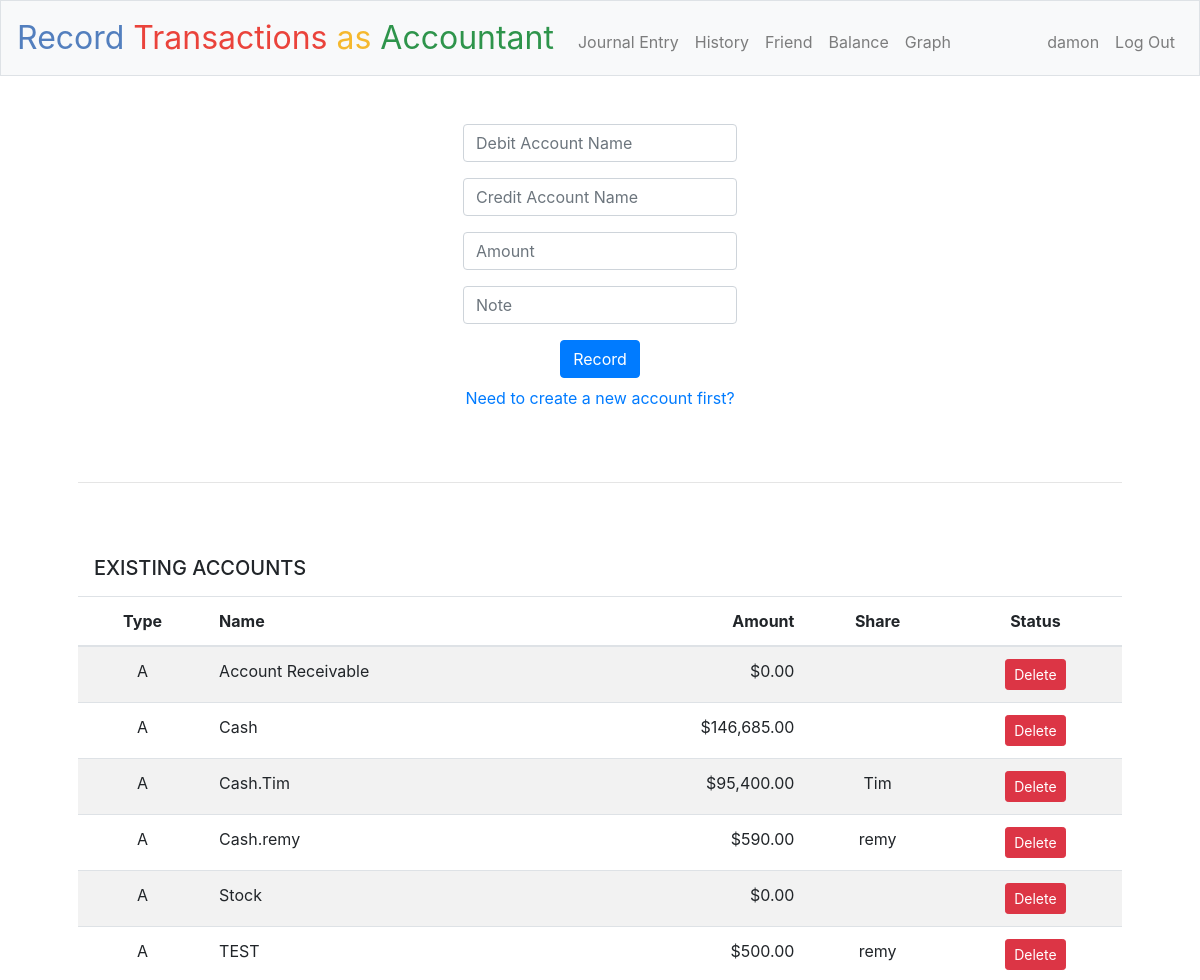
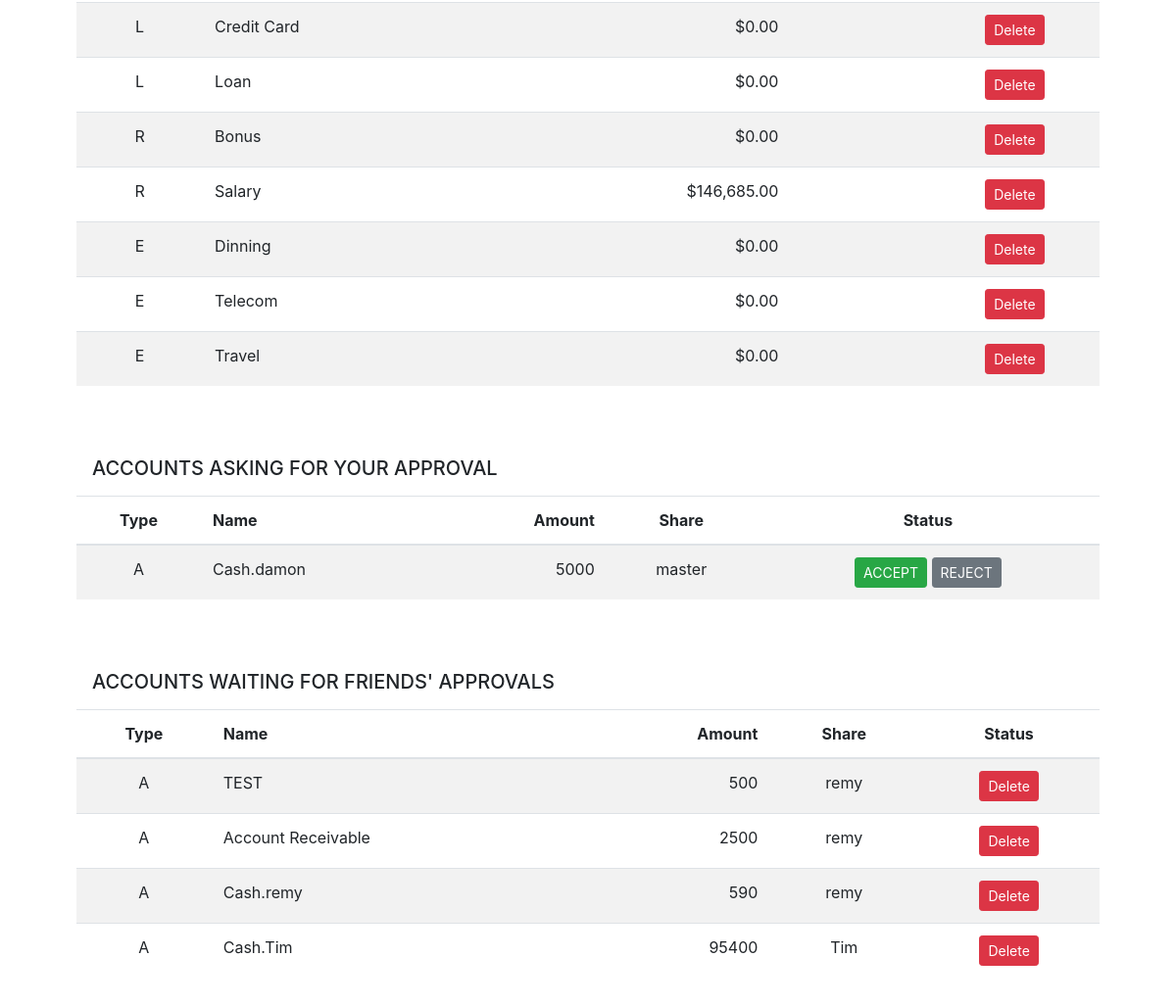
The app's page /journalentry (signed in) with its own data (2 pictures, top to bottom).
### tables this page shows
CREATE TABLE account (
    id integer primary KEY,
    user_id integer not null,
    type text not null,
    name text not null,
    share text,
    sharestatus text,
    note text,
    initial numeric default 0,
    amount numeric default 0,
    FOREIGN KEY(user_id) REFERENCES users(id)
);

CREATE TABLE users (id INTEGER, username TEXT NOT NULL UNIQUE, hash TEXT NOT NULL, PRIMARY KEY(id));

### application.py (the view)
@app.route("/journalentry", methods=["GET", "POST"])
@login_required
def journalentry():
    if request.method == "POST":
        find_missing_errors = is_provided("debit") or is_provided("credit") or is_provided("amount")
        if find_missing_errors:
            return find_missing_errors
        elif not request.form.get("amount").isdigit():
            return apology("invalid amount, please enter 0-9")
        debit = request.form.get("debit")
        credit = request.form.get("credit")
        amount = int(request.form.get("amount"))
        note = request.form.get("note")
        rows_debit = db.execute("SELECT type, name, amount FROM account WHERE name = :debit and user_id=:user_id",
                         user_id=session["user_id"],
                         debit=debit
                         )
        rows_credit = db.execute("SELECT type, name, amount FROM account WHERE name = :credit and user_id=:user_id",
                         user_id=session["user_id"],
                         credit=credit
                         )
        print("使用者會計科目資料庫搜尋結果")
        print(rows_debit, rows_credit)
        if len(rows_debit) != 1:
            flash("please add new debit account")
            return render_template("add_account.html")
        if len(rows_credit) != 1:
            flash("please add new credit account")
            return render_template("add_account.html")
        debittype = rows_debit[0]["type"]
        debitamount = rows_debit[0]['amount']
        credittype = rows_credit[0]["type"]
        creditamount = rows_credit[0]['amount']
        if debittype == "A" or debittype == "E":
            updated_debitamount = debitamount + amount
        else:
            updated_debitamount = debitamount - amount
        if updated_debitamount < 0:
            return apology("debit account cannot be negative")
        if credittype == "A" or credittype == "E":
            updated_creditamount = creditamount - amount
        else:
            updated_creditamount = creditamount + amount
        if updated_creditamount < 0:
            return apology("credit account cannot be negative")
        db.execute("UPDATE account SET amount = :updated_debitamount WHERE name = :debit and user_id=:user_id",
                debit=debit,
                updated_debitamount=updated_debitamount,
                user_id=session["user_id"])
        db.execute("UPDATE account SET amount = :updated_creditamount WHERE name = :credit and user_id=:user_id",
                credit=credit,
                updated_creditamount=updated_creditamount,
                user_id=session["user_id"])
        print("Now Running jornalentry() 更新會計科目資料庫餘額")
        print("更新借方金額 {rows_debit}: {updated_debitamount}".format(rows_debit=rows_debit, updated_debitamount=updated_debitamount))
        print("更新貸方金額 {rows_credit}: {updated_creditamount}".format(rows_credit=rows_credit, updated_creditamount=updated_creditamount))
        db.execute("""
            INSERT INTO transactions
                (user_id, debit, credit, amount, note)
            VALUES (:user_id, :debit, :credit, :amount, :note)
            """,
                user_id = session["user_id"],
                debit = debit,
                credit = credit,
                amount = amount,
                note = note
            )
        flash("You are a Good Accountant!")
        print("Now Running jornalentry() 成功加入歷史交易分錄")
        return redirect("/history")
    else:
        A_balances, L_balances, R_balances, E_balances, balance, profit = allaccount_ge0()
        wait_approvalaccounts  = db.execute("""SELECT account.id, account.user_id, users.username, account.type, account.name, account.share, account.sharestatus, account.amount, account.note
                                       FROM account
                                       JOIN users
                                       ON users.id=account.user_id
                                       WHERE account.user_id=:user_id and account.sharestatus=:sharestatus""",
                                       user_id=session["user_id"],
                                       sharestatus="Wait for approval")
        ask_approvalaccounts  = db.execute("""SELECT account.id, account.user_id, users.username, account.type, account.name, account.share, account.sharestatus, account.amount, account.note
                                       FROM account
                                       JOIN users
                                       ON users.id=account.user_id
                                       WHERE account.share=:share and account.sharestatus=:sharestatus""",
                                       share=session["user_name"],
                                       sharestatus="Wait for approval")
        print("\n")
        print("------列印出所有要求授權的會計科目------")
        for ask_approvalaccount in ask_approvalaccounts:
            print(ask_approvalaccount)
        print("\n")
        print("------列印出所有請求授權的會計科目------")
        for wait_approvalaccount in wait_approvalaccounts:
            print(wait_approvalaccount)
        return render_template("journalentry.html", A_balances=A_balances, L_balances=L_balances, R_balances=R_balances, E_balances=E_balances, balance=balance, profit=profit, ask_approvalaccounts=ask_approvalaccounts, wait_approvalaccounts=wait_approvalaccounts)

### application.py (called while the page is built)
@app.after_request
def after_request(response):
    response.headers["Cache-Control"] = "no-cache, no-store, must-revalidate"
    response.headers["Expires"] = 0
    response.headers["Pragma"] = "no-cache"
    return response

def allaccount_ge0():
    rows = db.execute("""
        SELECT id, type, name, amount, note, share, sharestatus
        FROM account
        WHERE user_id = :user_id
        GROUP by name
        HAVING amount >=0;
    """, user_id=session["user_id"])
    A_balances, L_balances, R_balances, E_balances, balance, profit = accountformat(rows)
    return (A_balances, L_balances, R_balances, E_balances, balance, profit)

### helpers.py (called while the page is built, shortened)
def login_required(f):
    @wraps(f)
    def decorated_function(*args, **kwargs):
        if session.get("user_id") is None:
            return redirect("/login")
        return f(*args, **kwargs)
    return decorated_function

def usd(value):
    return f"${value:,.2f}"

### templates/journalentry.html (shortened to what this page needs)
{% extends "layout.html" %}
{% block main %}
    <form action="/journalentry" method="post">
        <div class="form-group">
            <input autocomplete="off" placeholder="Debit Account Name" class="form-control"  autofocus name="debit" type="text">
        </div>
        <div class="form-group">
            <input autocomplete="off" placeholder="Credit Account Name" class="form-control"  autofocus name="credit" type="text">
        </div>
         <div class="form-group">
            <input autocomplete="off" placeholder="Amount" min="1" class="form-control"  name="amount" type="number">
        </div>
        <div class="form-group">
            <input autocomplete="off" placeholder="Note" class="form-control"  autofocus name="note" type="text">
        </div>
        <button class="btn btn-primary" type="submit">Record</button>
        <div>
            <a class="nav-link" href="/add_account">Need to create a new account first?</a>
        </div>
    </form>
    <form action="/deleteaccount" method="post">
        <br></br>
        <hr class="style-one-line" />
        <br></br>
        <h5 class="navbar navbar-expand-md navbar-light">EXISTING ACCOUNTS</h5>
        <div>
            <table class="table table-striped">
                <thead>
                    <tr>
                        <th>Type</th>
                        <th id="name">Name</th>
                        <th id="amount">Amount</th>
                        <th>Share</th>
                        <th>Status</th>
                    </tr>
                </thead>
                <tbody>
                    {% for A_balance in A_balances %}
                    <tr>
                        <td>{{A_balance["type"]}}</td>
                        <td id="name">{{A_balance["name"]}}</td>
                        <td id="amount">{{A_balance["amount"]}}</td>
                        <td>{{A_balance["share"]}}</td>
                        <td>
                            <button name = "delete" value = "{{A_balance['id']}}" type="submit" class="btn btn-danger btn-sm">Delete</button>
                        </td>
                    </tr>
                    {% endfor %}
                    {% for L_balance in L_balances %}
                    <tr>
                        <td>{{L_balance["type"]}}</td>
                        <td id="name">{{L_balance["name"]}}</td>
                        <td id="amount">{{L_balance["amount"]}}</td>
                        <td>{{L_balance["share"]}}</td>
                        <td>
                            <button name = "delete" value = "{{L_balance['id']}}" type="submit" class="btn btn-danger btn-sm">Delete</button>
                        </td>
                    </tr>
                    {% endfor %}
                    {% for R_balance in R_balances %}
                    <tr>
                        <td>{{R_balance["type"]}}</td>
                        <td id="name">{{R_balance["name"]}}</td>
                        <td id="amount">{{R_balance["amount"]}}</td>
                        <td>{{R_balance["share"]}}</td>
                        <td>
                            <button name = "delete" value = "{{R_balance['id']}}" type="submit" class="btn btn-danger btn-sm">Delete</button>
                        </td>
                    </tr>
                    {% endfor %}
                    {% for E_balance in E_balances %}
                    <tr>
                        <td>{{E_balance["type"]}}</td>
                        <td id="name">{{E_balance["name"]}}</td>
                        <td id="amount" class="currency">{{E_balance["amount"]}}</td>
                        <td>{{E_balance["share"]}}</td>
                        <td>
                            <button name = "delete" value = "{{E_balance['id']}}" type="submit" class="btn btn-danger btn-sm">Delete</button>
                        </td>
                    </tr>
                    {% endfor %}
                </tbody>
            </table>
        </div>
    </form>
    <br></br>
    <form action="/approvalornot" method="post">
        <h5 class="navbar navbar-expand-md navbar-light">ACCOUNTS ASKING FOR YOUR APPROVAL</h5>
        <div>
            <table class="table table-striped">
                <thead>
                    <tr>
                        <th>Type</th>
                        <th id="name">Name</th>
                        <th id="amount">Amount</th>
                        <th>Share</th>
                        <th>Status</th>
                    </tr>
                </thead>
                <tbody>
                    {% for ask_approvalaccount in ask_approvalaccounts %}
                    <tr>
                        <td>{{ask_approvalaccount["type"]}}</td>
                        <td id="name">{{ask_approvalaccount["name"]}}</td>
                        <td id="amount">{{ask_approvalaccount["amount"]}}</td>
                        <td>{{ask_approvalaccount["username"]}}</td>
                        <td>
                            <button name = "accept" value = "{{ask_approvalaccount}}" type="submit" class="btn btn-success btn-sm">ACCEPT</button>
                            <button name = "reject" value = "{{ask_approvalaccount}}" type="submit" class="btn btn-secondary btn-sm">REJECT</button>
                        </td>
                    </tr>
                    {% endfor %}
                </tbody>
            </table>
        </div>
    </form>
    <br></br>
    <form action="/deleteaccount" method="post">
        <h5 class="navbar navbar-expand-md navbar-light">ACCOUNTS WAITING FOR FRIENDS' APPROVALS</h5>
        <div>
            <table class="table table-striped">
                <thead>
                    <tr>
                        <th>Type</th>
                        <th id="name">Name</th>
                        <th id="amount">Amount</th>
                        <th>Share</th>
                        <th>Status</th>
                    </tr>
                </thead>
                <tbody>
                    {% for wait_approvalaccount in wait_approvalaccounts %}
                    <tr>
                        <td>{{wait_approvalaccount["type"]}}</td>
                        <td id="name">{{wait_approvalaccount["name"]}}</td>
                        <td id="amount">{{wait_approvalaccount["amount"]}}</td>
                        <td>{{wait_approvalaccount["share"]}}</td>
                        <td>
                            <button name="delete" value="{{wait_approvalaccount[id]}}" type="submit" class="btn btn-danger btn-sm">Delete</button>
                        </td>
                    </tr>
                    {% endfor %}
                </tbody>
            </table>
        </div>
    </form>
{% endblock %}

### static/styles.css (style rules this page uses)
main .form-control { display: inline-block; width: auto; }
main table { text-align: center; }
#name { text-align: left; }
#amount { text-align: right; }
hr.style-one-line { border: 0; height: 0; border-top: 1px solid rgba(0,0,0,0.1); border-bottom: 1px solid rgba(255,255,255,0.3); }

### records on screen
account: type "A", name "Account Receivable", amount "$0.00", {{ A_balance['id'] }} 3 (drawn)
account: type "A", name "Cash", amount "$146,685.00", {{ A_balance['id'] }} 1 (drawn)
account: type "A", name "Cash.Tim", amount "$95,400.00", share "Tim", {{ A_balance['id'] }} 18 (drawn), amount "95400"
account: type "A", name "Cash.remy", amount "$590.00", share "remy", {{ A_balance['id'] }} 16 (drawn), amount "590"
account: type "A", name "Stock", amount "$0.00", {{ A_balance['id'] }} 4 (drawn)
account: type "A", name "TEST", amount "$500.00", share "remy", {{ A_balance['id'] }} 13 (drawn), amount "500"
account: type "L", name "Credit Card", amount "$0.00", {{ L_balance['id'] }} 6 (drawn)
account: type "L", name "Loan", amount "$0.00", {{ L_balance['id'] }} 5 (drawn)
account: type "R", name "Bonus", amount "$0.00", {{ R_balance['id'] }} 8 (drawn)
account: type "R", name "Salary", amount "$146,685.00", {{ R_balance['id'] }} 7 (drawn)
account: type "E", name "Dinning", amount "$0.00", {{ E_balance['id'] }} 10 (drawn)
account: type "E", name "Telecom", amount "$0.00", {{ E_balance['id'] }} 12 (drawn)
account: type "E", name "Travel", amount "$0.00", {{ E_balance['id'] }} 9 (drawn)
account: type "A", name "Cash.damon", amount "5000", username "master"
account: type "A", name "Account Receivable", amount "2500", share "remy"

### other values on screen
{{ session.user_name }} "damon"
